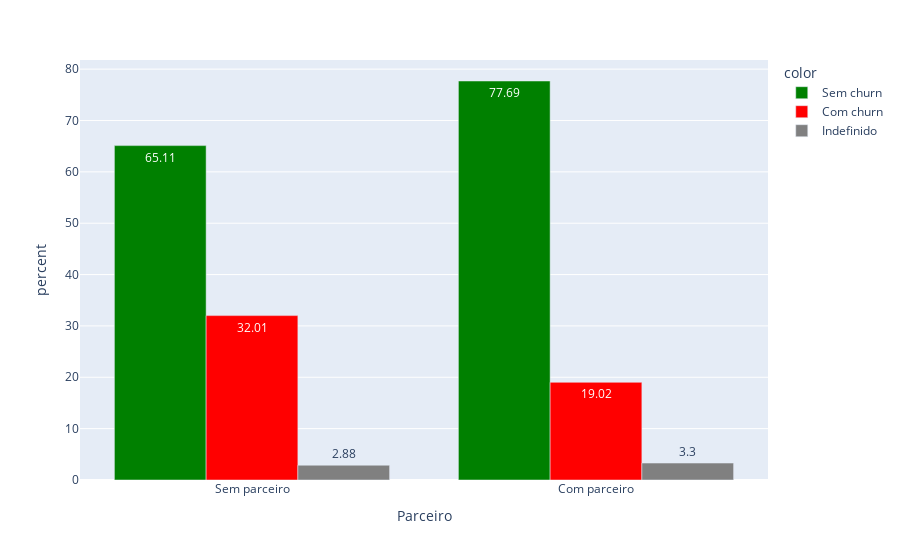

Notebook source saved alongside this figure:
### Markdown cell above
Nesta análise iremos prosseguir de maneira similar, observando como a ocorrência de 'churn' varia de acordo com os valores nas variáveis 'parceiro' e 'dependentes'

### Code cell
cross_churn_parceiro = pd.crosstab(dados.churn, dados.parceiro, normalize='columns').unstack().reset_index().rename(columns={0:'percent'})
cross_churn_parceiro['percent'] = round(cross_churn_parceiro['percent']*100,2)
cross_churn_parceiro.parceiro.replace({'No':'Sem parceiro', 'Yes':'Com parceiro'}, inplace=True)
cross_churn_parceiro.churn.replace({'No':'Sem churn','Yes':'Com churn','undefined':'Indefinido'}, inplace=True)

display(cross_churn_parceiro)

bar1 = px.bar(x=cross_churn_parceiro.parceiro,y=cross_churn_parceiro.percent, labels={'x':'Parceiro', 'y':'percent'}, text_auto=True, color=cross_churn_parceiro.churn, barmode='group',
color_discrete_sequence=['green','red','grey'])

bar1.show()

### Figure 1 — Plotly figure (JSON) as saved in the notebook; plotly's stock layout.template omitted (floating-point values rounded to 4 significant figures)
{"data": [{"alignmentgroup": "True", "hovertemplate": "color=Sem churn<br>Parceiro=%{x}<br>percent=%{y}<extra></extra>", "legendgroup": "Sem churn", "marker": {"color": "green", "pattern": {"shape": ""}}, "name": "Sem churn", "offsetgroup": "Sem churn", "orientation": "v", "showlegend": true, "textposition": "auto", "texttemplate": "%{y}", "x": ["Sem parceiro", "Com parceiro"], "xaxis": "x", "y": [65.11, 77.69], "yaxis": "y", "type": "bar"}, {"alignmentgroup": "True", "hovertemplate": "color=Com churn<br>Parceiro=%{x}<br>percent=%{y}<extra></extra>", "legendgroup": "Com churn", "marker": {"color": "red", "pattern": {"shape": ""}}, "name": "Com churn", "offsetgroup": "Com churn", "orientation": "v", "showlegend": true, "textposition": "auto", "texttemplate": "%{y}", "x": ["Sem parceiro", "Com parceiro"], "xaxis": "x", "y": [32.01, 19.02], "yaxis": "y", "type": "bar"}, {"alignmentgroup": "True", "hovertemplate": "color=Indefinido<br>Parceiro=%{x}<br>percent=%{y}<extra></extra>", "legendgroup": "Indefinido", "marker": {"color": "grey", "pattern": {"shape": ""}}, "name": "Indefinido", "offsetgroup": "Indefinido", "orientation": "v", "showlegend": true, "textposition": "auto", "texttemplate": "%{y}", "x": ["Sem parceiro", "Com parceiro"], "xaxis": "x", "y": [2.88, 3.3], "yaxis": "y", "type": "bar"}], "layout": {"xaxis": {"anchor": "y", "domain": [0, 1], "title": {"text": "Parceiro"}}, "yaxis": {"anchor": "x", "domain": [0, 1], "title": {"text": "percent"}}, "legend": {"title": {"text": "color"}, "tracegroupgap": 0}, "margin": {"t": 60}, "barmode": "group"}}
